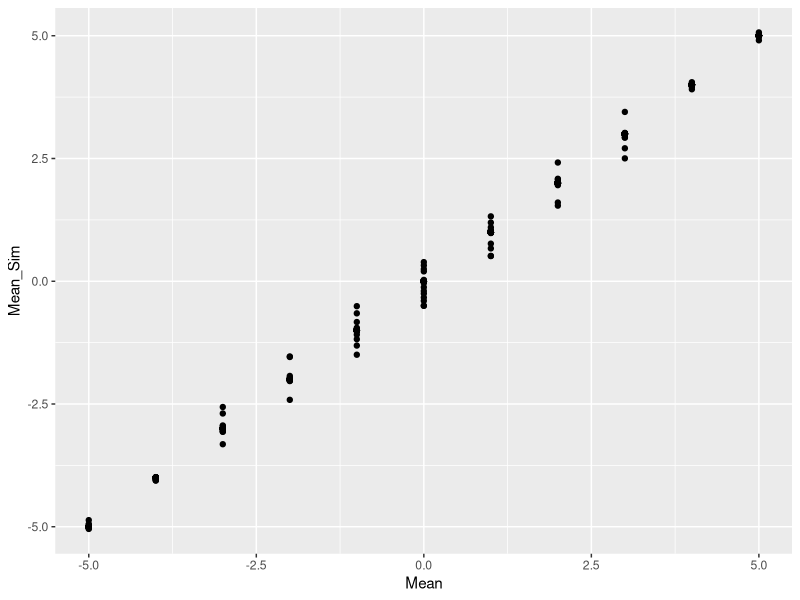
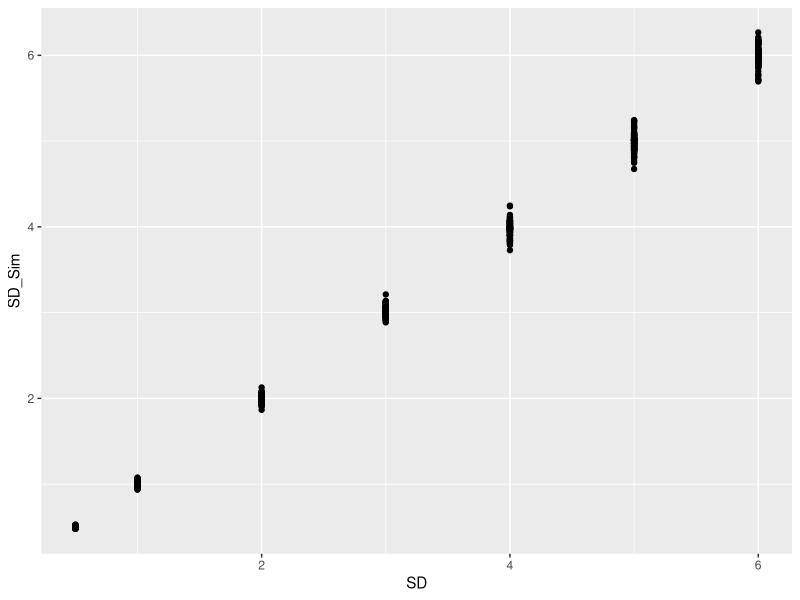
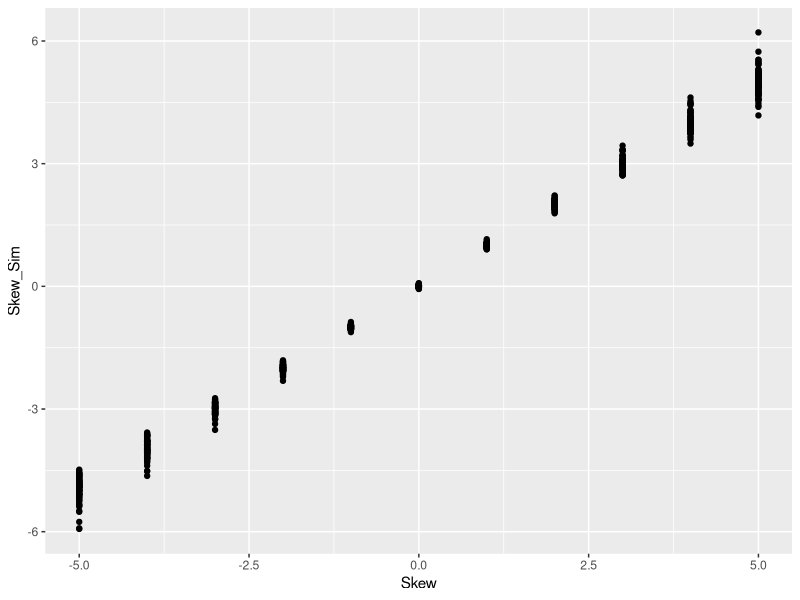

Write R code to recreate these figures, in order. (Note: this script raises an error after producing the figures.)
library(e1071)
library(dplyr)
library(data.table)
library(ggplot2)

#' Define a function to simulate the effects of violating multiple assumptions 
#' 
#' @param Means The mean values to test. Required.
#' @param Variances The variances to test. Required. 
#' @param Skews The skews to test. Required. 
#' @param ErrorThreshold How far off simulated values can be from measured values. 
#'     Default is 0.5.
#' @param Iterations The number of point to estimate in a distribution. Default is 10000.
#'
#' @return A large data.table of input summary statistics, actual simulated summary
#'    statistics, and the median RI score. 
ri_score_multiple_violations <- function(Means,
                                         Variances,
                                         Skews,
                                         ErrorThreshold = 0.5,
                                         Iterations = 10000) {
  
  # Create a dataframe of all possibilities to iterate through
  Parameters <- expand.grid(Means, Variances, Skews) 
  colnames(Parameters) <- c("Mean", "Variance", "Skew")
  
  # Set target (error threshold)
  targ <- ErrorThreshold
  
  # Define a function to calculate RI score
  RIscore <- function(RI_d, sigma = 3) {
    exp(-1 * (RI_d^2/(2 * sigma^2)))
  }
  
  # Get erlang distribution parameters
  get_erd <- function(variance, skew) {
    kappa <- (2/skew)^2
    lambda <- sqrt(kappa/variance)
    return(c(kappa, lambda))
  }
  
  # Generate simulation
  Simulation <- do.call(rbind, lapply(1:nrow(Parameters), function(row){
    
    # Pull out expected values
    MEAN <- Parameters$Mean[row]
    SKEW <- Parameters$Skew[row]
    VAR <- Parameters$Variance[row]
    
    message(paste0("Mean: ", MEAN, ", Skew: ", SKEW, ", Var: ", VAR))
    
    # Generate the target value
    if (MEAN == 0) {MEAN_TARGET = c(-targ, targ)} else {MEAN_TARGET = c(MEAN - MEAN*targ, MEAN + MEAN*targ)}
    if (SKEW == 0) {SKEW_TARGET = c(-targ, targ)} else {SKEW_TARGET = c(SKEW - SKEW*targ, SKEW + SKEW*targ)}
    VAR_TARGET = c(VAR - VAR*targ, VAR + VAR*targ)
    
    # Run rnorm is the skew is 0
    if (SKEW == 0) {
      
      # Generate simulated values
      values <- rnorm(10000, mean = MEAN, sd = sqrt(VAR))
      
      # Get simulated mean, skew, sd
      MEAN_SIM <- mean(values)
      SKEW_SIM <- skewness(values)
      VAR_SIM <- var(values)
      
      # Simulated values must be within a 10% window of the target values
      while(MEAN_SIM >= max(MEAN_TARGET) | MEAN_SIM <= min(MEAN_TARGET) |
            SKEW_SIM >= max(SKEW_TARGET) | SKEW_SIM <= min(SKEW_TARGET) |
            VAR_SIM >= max(VAR_TARGET) | VAR_SIM <= min(VAR_TARGET)) {
        
        values <- rnorm(10000, mean = MEAN, sd = sqrt(VAR))
        
        # Get simulated mean, skew, sd
        MEAN_SIM <- mean(values)
        SKEW_SIM <- skewness(values)
        VAR_SIM <- var(values)
        
      }
      
      # Once we have simulated values within the 10% of the targeted simulated value, #return results
      return(data.table(
        Mean = MEAN,
        SD = sqrt(VAR),
        Skew = SKEW,
        Mean_Sim = MEAN_SIM,
        SD_Sim = sqrt(VAR_SIM),
        Skew_Sim = SKEW_SIM,
        Median_RI_Score = median(RIscore(values))
      ))
      
    } else {
      
      # Get erlang distribution paramters
      params <- get_erd(VAR, SKEW)
      
      # Use gamma
      values <- rgamma(10000, shape = params[1], rate = params[2]) 
      if (SKEW < 0) {values <- values * -1}
      
      # Adjust mean
      if (round(mean(values)) != MEAN) {
        
        # Get difference
        diff <- MEAN - mean(values)
        values <- values + diff
        
      }
      
      # Get simulated mean, skew, var
      MEAN_SIM <- mean(values)
      SKEW_SIM <- skewness(values)
      VAR_SIM <- var(values)
      
      # Simulated values must be within a 50% window of the target values
      while(MEAN_SIM >= max(MEAN_TARGET) | MEAN_SIM <= min(MEAN_TARGET) |
            SKEW_SIM >= max(SKEW_TARGET) | SKEW_SIM <= min(SKEW_TARGET) |
            VAR_SIM >= max(VAR_TARGET) | VAR_SIM <= min(VAR_TARGET)) {
        
        # Use gamma
        values <- rgamma(10000, shape = params[1], rate = params[2]) 
        if (SKEW < 0) {values <- values * -1}
        
        if (round(mean(values)) != MEAN) {
          
          # Get difference
          diff <- MEAN - mean(values)
          values <- values + diff
          
        }
        
        # Get simulated mean, skew, sd
        MEAN_SIM <- mean(values)
        SKEW_SIM <- skewness(values)
        VAR_SIM <- var(values)
        
      }
      
      return(data.table(
        Mean = MEAN,
        SD = sqrt(VAR),
        Skew = SKEW,
        Mean_Sim = MEAN_SIM,
        SD_Sim = sqrt(VAR_SIM),
        Skew_Sim = SKEW_SIM,
        Median_RI_Score = median(RIscore(values))
      ))
      
    }
    
  })) %>% data.table()
  
  return(Simulation)
  
}

SimulationResults <- ri_score_multiple_violations(
  Means = seq(-5, 5, 1),
  Variances = c(0.5, 1, 2, 3, 4, 5, 6)^2,
  Skews = seq(-5, 5, 1)
)

ggplot(SimulationResults, aes(x = Mean, y = Mean_Sim)) + geom_point()
ggplot(SimulationResults, aes(x = SD, y = SD_Sim)) + geom_point()
ggplot(SimulationResults, aes(x = Skew, y = Skew_Sim)) + geom_point()
write.csv(SimulationResults, "~/Downloads/Multiple_Violations_Simulation.csv", quote = F, row.names = F)



